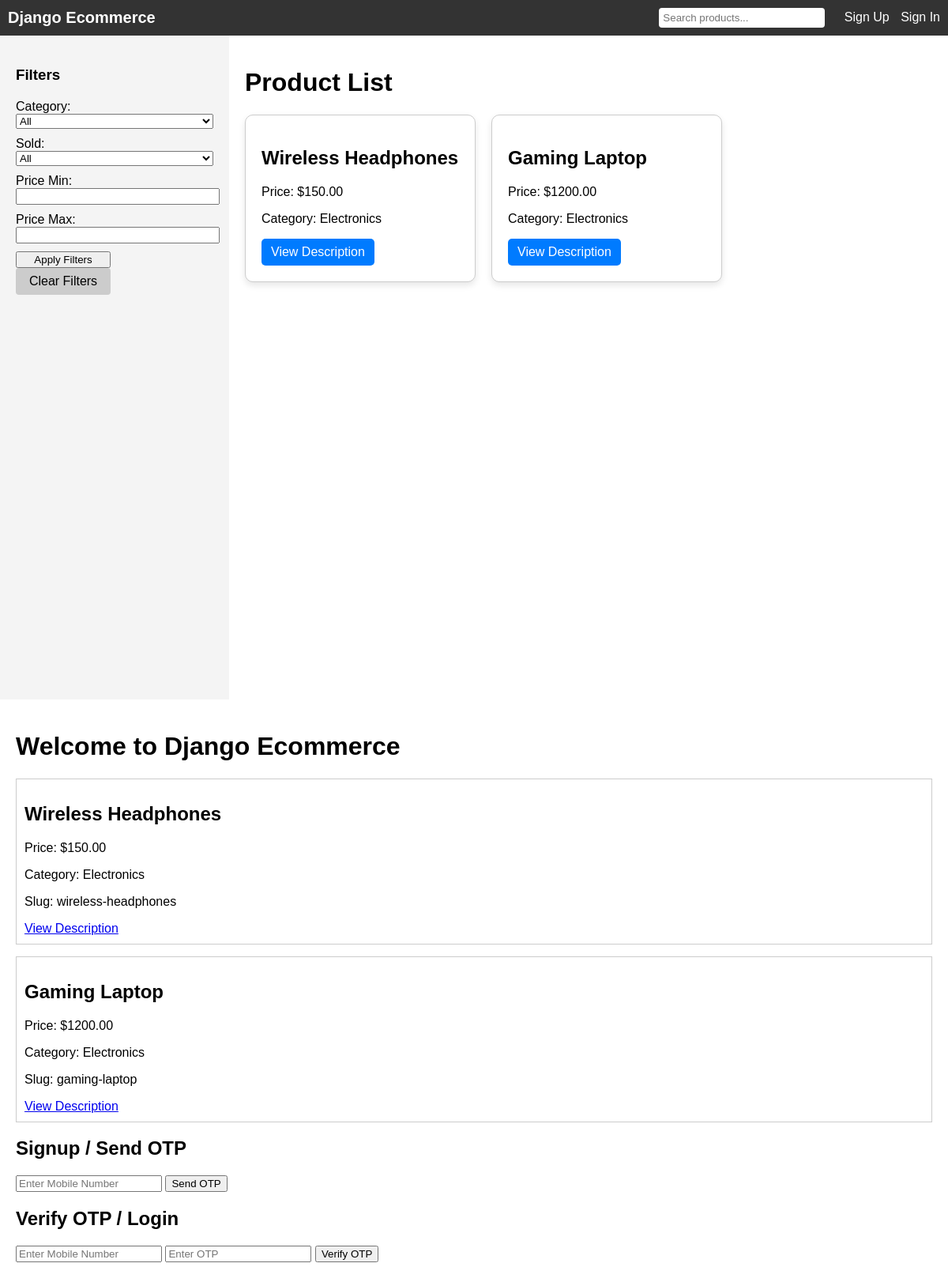
The page / on the database its author committed.
### products/models.py (models this page shows, shortened)
class Product(models.Model):
    product_name = models.CharField(max_length=255)
    slug = models.SlugField(max_length= 200, blank=True)
    category = models.ForeignKey(Category,related_name="products", on_delete=models.CASCADE)
    price = models.DecimalField(max_digits=10, decimal_places=2)
    description = models.TextField()
    sold = models.BooleanField(default=False)
    is_sale = models.BooleanField(default=False)
    date_of_sale = models.DateField(null=True, blank=True)

class Category(models.Model):
    category_name = models.CharField(max_length=255)
    slug = models.SlugField(max_length= 200, blank=True)
    class Meta:
        verbose_name_plural = "Categories"
    def __str__(self):
        return self.category_name

### app/views.py (the view)
# urls.py: path('', firstpage, name="firstpage"),
def firstpage(request):
    category = request.GET.get('category')
    sold = request.GET.get('sold')
    price_min = request.GET.get('price_min')
    price_max = request.GET.get('price_max')
    search = request.GET.get('search')
    products = Product.objects.all()
    if category:
        products = products.filter(category__category_name=category)
    if sold in ['true', 'false']:
        products = products.filter(sold=(sold == 'true'))
    if price_min:
        products = products.filter(price__gte=price_min)
    if price_max:
        products = products.filter(price__lte=price_max)
    if search:
        products = products.filter(product_name__icontains=search)
    categories = Category.objects.all()
    context = {
        'products': products,
        'categories': categories,
        'selected_category': category,
        'sold': sold,
        'price_min': price_min,
        'price_max': price_max,
        'search': search,
    }
    return render(request, 'firstpage.html', context)

### templates/firstpage.html
{% extends "app.html" %}
{% block content %}
<h1>Product List</h1>
<div class="product-list" style="display: flex; flex-wrap: wrap; gap: 20px; margin-top: 20px;">
    {% for product in products %}
    <div class="product-card" style="background:white; border-radius:10px; padding:20px; width:250px; box-shadow:0 4px 8px rgba(0,0,0,0.1);">
        <h2>{{ product.product_name }}</h2>
        <p>Price: ${{ product.price }}</p>
        <p>Category: {{ product.category }}</p>
        <a href="{% url 'product_detail' slug=product.slug %}" class="view-description"
           style="background-color:#007BFF; color:white; padding:8px 12px; text-decoration:none; border-radius:5px; display:inline-block;">
           View Description
        </a>
    </div>
    {% empty %}
    <p>No products found.</p>
    {% endfor %}
</div>
{% endblock %}

### templates/app.html (shortened to what this page needs)
<!DOCTYPE html>
<html lang="en">
<head>
</head>
<body>
<nav style="display: flex; justify-content: space-between; align-items: center; background-color: #333; padding: 10px; color: white;">
    <div>
        <a href="/" style="color: white; text-decoration: none; font-weight: bold; font-size: 20px;">Django Ecommerce</a>
    </div>
    <div>
        <form id="search-form" method="get" action="/" style="display: inline;">
            <input type="text" id="search-box" name="search" placeholder="Search products..." style="padding: 5px; border-radius: 4px; border: none; width: 200px;">
        </form>
        <a href="/signup" style="color: white; margin-left: 20px; text-decoration: none;">Sign Up</a>
        <a href="/signin" style="color: white; margin-left: 10px; text-decoration: none;">Sign In</a>
    </div>
</nav>
<div style="display: flex;">
    <aside style="width: 250px; padding: 20px; background-color: #f4f4f4; height: 100vh;">
        <h3>Filters</h3>
        <form method="get" action="/">
            <label for="category">Category:</label>
            <select name="category" id="category" style="width: 100%; margin-bottom: 10px;">
                <option value="">All</option>
            </select>
            <label for="sold">Sold:</label>
            <select name="sold" id="sold" style="width: 100%; margin-bottom: 10px;">
                <option value="">All</option>
            </select>
            <label for="price_min">Price Min:</label>
            <input type="number" name="price_min" id="price_min" value="{{ price_min|default_if_none:'' }}" step="0.01" min="0" style="width: 100%; margin-bottom: 10px;">
            <label for="price_max">Price Max:</label>
            <input type="number" name="price_max" id="price_max" value="{{ price_max|default_if_none:'' }}" step="0.01" min="0" style="width: 100%; margin-bottom: 10px;">
            <button type="submit" style="width: 48%; margin-right: 4%;">Apply Filters</button>
            <a href="/" style="display: inline-block; width: 48%; text-align: center; background-color: #ccc; padding: 8px 0; border-radius: 4px; text-decoration: none; color: black;">Clear Filters</a>
        </form>
    </aside>
    <main style="flex-grow: 1; padding: 20px;">
        {% block content %}{% endblock %}
    </main>
</div>
<div class="container">
    <h1>Welcome to Django Ecommerce</h1>
    <div class="product-list">
        {% for product in products %}
        <div class="product-card">
            <h2>{{ product.product_name }}</h2>
            <p>Price: ${{ product.price }}</p>
            <p>Category: {{ product.category }}</p>
            <p>Slug: {{ product.slug }}</p>
        <a class="view-description" href="/{{ product.slug }}/">View Description</a>
        </div>
        {% endfor %}
    </div>
    <h2 id="signup">Signup / Send OTP</h2>
    <form id="otp-form" method="post" action="/send-otp/">
        <input type="text" id="mobile-input" name="mobile" placeholder="Enter Mobile Number" required>
        <button type="submit">Send OTP</button>
    </form>
    <h2 id="signin">Verify OTP / Login</h2>
    <form id="verify-form" method="post" action="/verify-otp/">
        <input type="text" id="verify-mobile-input" name="mobile" placeholder="Enter Mobile Number" required>
        <input type="text" id="otp-input" name="otp" placeholder="Enter OTP" required>
        <button type="submit">Verify OTP</button>
    </form>
</div>
</body>
</html>

### templates/app.html (style rules this page uses)
body { font-family: Arial, sans-serif; margin: 0; padding: 0; }
nav { background-color: #333; padding: 10px; color: #fff; }
.container { padding: 20px; }
.product-card { border: 1px solid #ccc; padding: 10px; margin-bottom: 15px; }
form { margin-top: 20px; }

### rows shown on the page
Product: product_name "Wireless Headphones", price "150.00", category "Electronics", slug "wireless-headphones"
Product: product_name "Gaming Laptop", price "1200.00", category "Electronics", slug "gaming-laptop"
